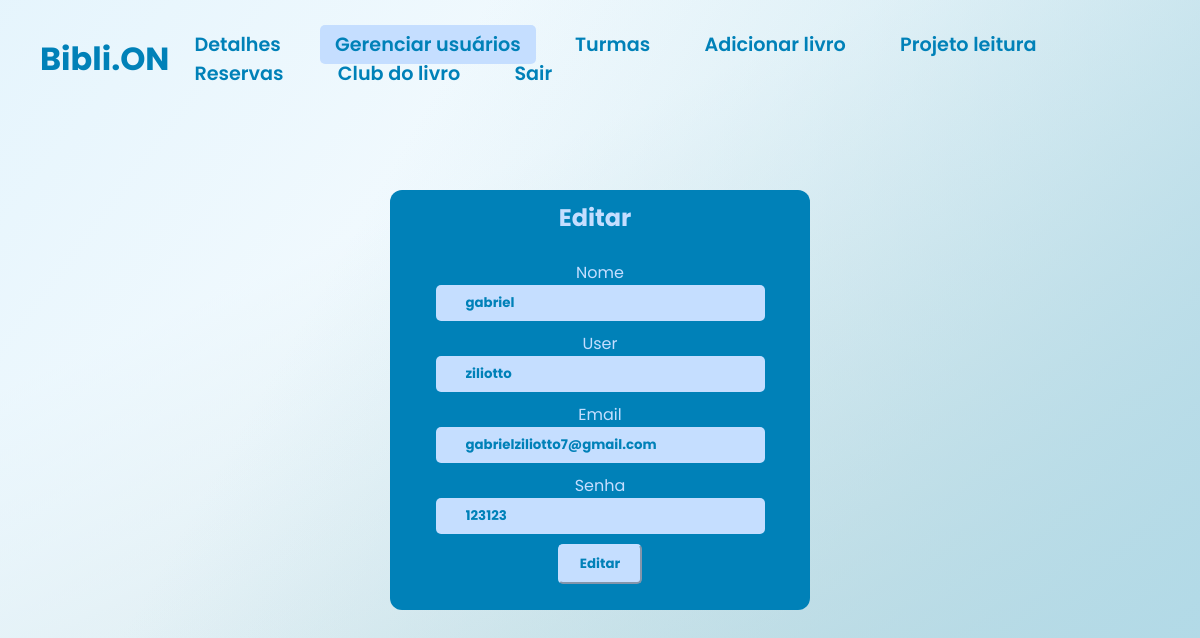
The page /biblion/biblion/asmdaoksdokasmdas/adm/editadm.php?id=61 (signed in) on the database its author committed.
### tables this page shows
CREATE TABLE IF NOT EXISTS `adm` (
`id` int(11) NOT NULL,
  `nome` varchar(255) NOT NULL,
  `usuario` varchar(255) NOT NULL,
  `email` varchar(255) NOT NULL,
  `codigo` int(11) NOT NULL,
  `senha` varchar(255) NOT NULL
);

### biblion/biblion/asmdaoksdokasmdas/adm/editadm.php (the view, shortened to what this page needs)
<?php
$id = $_GET['id'];
$servername = "localhost";
$username = "root";
$password = "root";
$dbname = "biblioteca";
$conn = new mysqli($servername, $username, $password, $dbname);
    $sql = "SELECT * FROM adm WHERE id = '$id'";
    $result = $conn->query($sql);
    if ($result->num_rows > 0) {
        $row = $result->fetch_assoc();
        $nome = $row["nome"];
        $user = $row["usuario"];
        $email = $row["email"];
        $senha = $row["senha"];
    }
?>
<!DOCTYPE html>
<html>
<head>
    <link rel="stylesheet" type="text/css" href="../css/edit.css">
    <link rel="stylesheet" href="https://stackpath.bootstrapcdn.com/font-awesome/4.7.0/css/font-awesome.min.css">
</head>
<body>
    <header>
        <nav class="navigation">
            <div>
                <h3>Bibli.ON</h3>
            </div>
            <div>
            <a href="menuadm.php">Detalhes</a>
                <a style="background-color: #c5deff;" href="menuadm.php">Gerenciar usuários</a>
                <a href="turmas.php">Turmas</a>
                <a href="addlivro.php">Adicionar livro</a>
                <a href="projetolei.php">Projeto leitura</a>
                <a href="reservas.php">Reservas</a>
                <a href="clublivro.php">Club do livro</a>
                <a href="logout.php">Sair</a>
            </div>
        </nav>
    </header>
    <div>
        <center>
        <div class="usuarios">
            <div class="container-edit">
        <h2 style="margin-right: 30px; margin-left: 20px; color: #c5deff">Editar</h2>
        <form method="POST" action="editadm.php?id=<?php echo $id; ?>" enctype="multipart/form-data">
        <br>
        <label for="titulo" style="color: #c5deff">Nome</label><br>
                    <input class="in" type="text" name="nome" style="color: #0081B8" value= "<?php echo $nome; ?>" required><br>
                    <label for="autor" style="color: #c5deff">User</label><br>
                    <input class="in" type="text" name="user" style="color: #0081B8" value="<?php echo $user; ?>" required><br>
                    <label for="quantidade" style="color: #c5deff">Email</label><br>
                    <input class="in" type="text" name="email" style="color: #0081B8" value="<?php echo $email; ?>" required><br>
                    <label for="genero" style="color: #c5deff">Senha</label><br>
                    <input class="in" type="text" name="senha" style="color: #0081B8" value="<?php echo $senha; ?>" required><br>
                    <button class="lin" style="color: #0081B8" type="submit">Editar</button>
    </center>
    </div>
</body>
</html>

### biblion/biblion/asmdaoksdokasmdas/css/edit.css (style rules this page uses)
body { background: linear-gradient(300deg, rgb(177, 218, 232), rgba(255,0,0,0) 70.71%), linear-gradient(127deg, rgba(223, 242, 252, 0.8), rgba(0,255,0,0) 70.71%), linear-gradient(336deg, rgb(180, 208, 212), rgba(0,0,255,0) 70.71%); min-height: 100vh; min-height: 100vh; background-repeat: no-repeat; display: flex; justify-content: center; align-items: center; }
* { margin: 0; padding: 0; box-sizing: border-box; font-family: 'Poppins', sans-serif; }
header { position: absolute; top: 0; left: 0; width: 100%; padding: 30px 40px; z-index: 100; }
.navigation a { text-decoration: none; color: #0081B8; padding: 6px 15px; border-radius: 5px; margin: 0 10px; font-weight: 600; font-size: larger; transition: all 0.5s ease; }
.navigation h3 { font-size: 2em; color: #0081B8; pointer-events: none; }
nav { display: flex; align-items: center; justify-content: space-between; }
.container-edit { background-color: #0081B8; display: flex; flex-direction: column; min-height: 420px; max-height: 420px; min-width: 420px; max-width: 420px; padding-top: 10px; padding-bottom: 10px; padding-left: 15px; padding-right: 15px; border-radius: 12px; }
.in { border: none; background-color: #c5deff; padding: 8px 16px; border-radius: 5px; margin-bottom: 10px; padding-left: 30px; padding-right: 30px; font-weight: bold; }
.lin { color: #0081B8; background-color: #c5deff; border-radius: 5px; border-color: #c5deff; padding: 8px 20px; cursor: pointer; transition: transform 0.5s; margin-left: 10px; margin-right: 10px; font-weight: bold; }

### rows shown on the page
adm: nome "gabriel", user "ziliotto", email "gabrielziliotto7@gmail.com", senha "123123"
